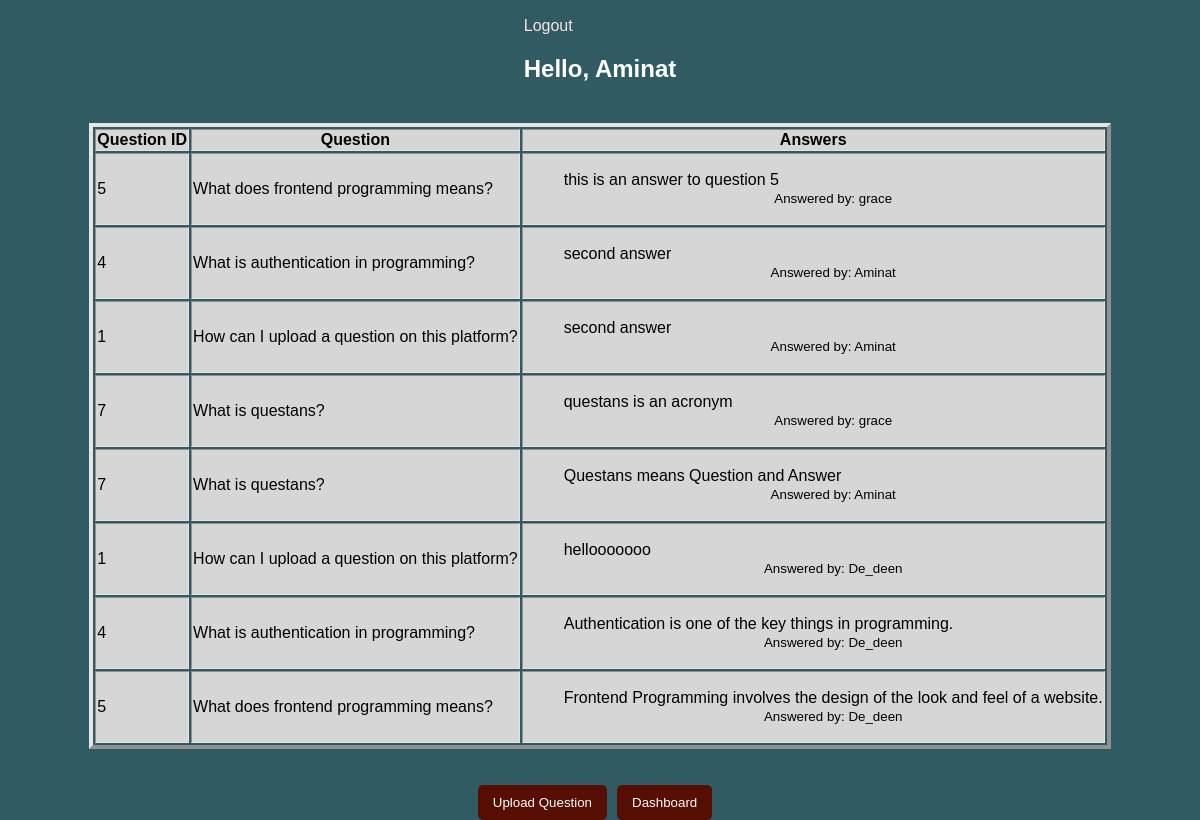
Screenshot of /all-answers.php (signed in) with the database file from the repository.
### tables this page shows
CREATE TABLE `answers` (
  `id` int(11) NOT NULL,
  `answer` varchar(255) NOT NULL,
  `user_id` int(11) NOT NULL,
  `question_id` int(11) NOT NULL,
  `created_at` timestamp NOT NULL DEFAULT current_timestamp() ON UPDATE current_timestamp()
);

CREATE TABLE `questions` (
  `id` int(11) NOT NULL,
  `question` text NOT NULL,
  `user_id` int(11) NOT NULL,
  `created_at` timestamp NOT NULL DEFAULT current_timestamp() ON UPDATE current_timestamp()
);

CREATE TABLE `users` (
  `id` int(11) NOT NULL,
  `username` varchar(255) NOT NULL,
  `pass` varchar(255) NOT NULL,
  `created_at` timestamp NOT NULL DEFAULT current_timestamp() ON UPDATE current_timestamp()
);

### all-answers.php (the view, shortened to what this page needs)
<?php
include_once 'model/db_conn.php';
 ?>
<!DOCTYPE html>
<html>
<head>
	<link rel="stylesheet" type="text/css" href="assets/css/style.css">
</head>
<body>
    <div style="margin-top: 5px; color: #fff">
    <p><a href="logout.php">Logout</a></p>
        <h2>Hello, <?php echo $_SESSION['username']; ?></h2>
    </div>
    <div>
        <table border="4">
            <tr>
                <th>Question ID</th>
                <th>Question</th>
                <th>Answers</th>
            </tr>
            <?php
            $sql = mysqli_query($conn, "SELECT answers.answer, users.username, questions.question, answers.question_id, questions.user_id
            FROM answers
            INNER JOIN users ON answers.user_id = users.id
            INNER JOIN questions ON answers.question_id = questions.id
            ");
            while ($result = mysqli_fetch_array($sql)) {?>
            <tr>
                <td><?php echo $result['question_id'];?></td>
                <td><?php echo $result['question'];?></td>
                <td>
                    <ul type="none">
                        <li><?php echo $result['answer'] ?></li>
                        <li><small><center><?php echo "Answered by: ". $result['username'] ?><center></small></li>
                    </ul>
                </td>
            </tr>
            <?php } ?>
        </table>
    </div>
       <br><br>
    <div>
        <button><a style="color: #fff; text-decoration: none" href="ask-question.php">Upload Question</a></button>
        <button><a style="color: #fff; text-decoration: none" href="dashboard.php">Dashboard</a></button>
    </div>
</body>
</html>

### assets/css/style.css (style rules this page uses)
body { background: #315b63; display: flex; justify-content: center; align-items: center; height: 100vh; flex-direction: column; }
* { font-family: sans-serif; box-sizing: border-box; }
a { text-decoration: none; color: #f7e3e2; }
h2 { text-align: center; margin-bottom: 40px; }
button { float: right; background: #560d02; float: left; padding: 10px 15px; color: #fff; border-radius: 5px; margin-right: 10px; border: none; }
table { border-color: #e6e5e5; }
tr { background-color: #d6d6d6; }

### rows the page displays
answers: question "5", question.question "What does frontend programming means?", answer "this is an answer to question 5", user.username "grace"
answers: question "4", question.question "What is authentication in programming?", answer "second answer", user.username "Aminat"
answers: question "1", question.question "How can I upload a question on this platform?", answer "second answer", user.username "Aminat"
answers: question "7", question.question "What is questans?", answer "questans is an acronym", user.username "grace"
answers: question "7", question.question "What is questans?", answer "Questans means Question and Answer", user.username "Aminat"
answers: question "1", question.question "How can I upload a question on this platform?", answer "hellooooooo", user.username "De_deen"
answers: question "4", question.question "What is authentication in programming?", answer "Authentication is one of the key things in programming.", user.username "De_deen"
answers: question "5", question.question "What does frontend programming means?", answer "Frontend Programming involves the design of the look and feel of a website.", user.username "De_deen"

### other values shown
$_SESSION['username'] "Aminat"
